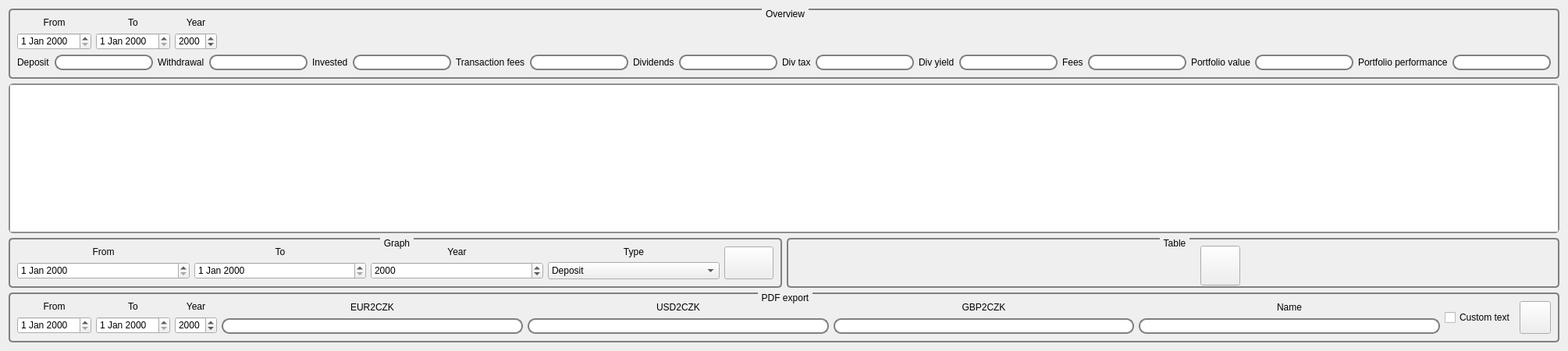
        <widget class="QWidget" name="tabOverviewMain">
         <attribute name="title">
          <string>Overview</string>
         </attribute>
         <layout class="QVBoxLayout" name="verticalLayout_19">
          <item>
           <widget class="QGroupBox" name="groupBox_2">
            <property name="styleSheet">
             <string notr="true">QGroupBox {
    background-color: qlineargradient(x1: 0, y1: 0, x2: 0, y2: 1,
                                      stop: 0 #E0E0E0, stop: 1 #FFFFFF);
    border: 2px solid gray;
    border-radius: 5px;
    margin-top: 1ex; /* leave space at the top for the title */
}

QGroupBox::title {
    subcontrol-origin: margin;
    subcontrol-position: top center; /* position at the top center */
    padding: 0 3px;
}</string>
            </property>
            <property name="title">
             <string>Overview</string>
            </property>
            <layout class="QVBoxLayout" name="verticalLayout_9">
             <item>
              <layout class="QHBoxLayout" name="horizontalLayout_9">
               <item>
                <layout class="QVBoxLayout" name="verticalLayout_8">
                 <item>
                  <widget class="QLabel" name="label_14">
                   <property name="text">
                    <string>From</string>
                   </property>
                   <property name="alignment">
                    <set>Qt::AlignCenter</set>
                   </property>
                  </widget>
                 </item>
                 <item>
                  <widget class="QDateEdit" name="deOverviewFrom"/>
                 </item>
                </layout>
               </item>
               <item>
                <layout class="QVBoxLayout" name="verticalLayout_7">
                 <item>
                  <widget class="QLabel" name="label_13">
                   <property name="text">
                    <string>To</string>
                   </property>
                   <property name="alignment">
                    <set>Qt::AlignCenter</set>
                   </property>
                  </widget>
                 </item>
                 <item>
                  <widget class="QDateEdit" name="deOverviewTo"/>
                 </item>
                </layout>
               </item>
               <item>
                <layout class="QVBoxLayout" name="verticalLayout_10">
                 <item>
                  <widget class="QLabel" name="label_15">
                   <property name="text">
                    <string>Year</string>
                   </property>
                   <property name="alignment">
                    <set>Qt::AlignCenter</set>
                   </property>
                  </widget>
                 </item>
                 <item>
                  <widget class="QDateEdit" name="deOverviewYear">
                   <property name="displayFormat">
                    <string>yyyy</string>
                   </property>
                  </widget>
                 </item>
                </layout>
               </item>
               <item>
                <spacer name="horizontalSpacer_2">
                 <property name="orientation">
                  <enum>Qt::Horizontal</enum>
                 </property>
                 <property name="sizeHint" stdset="0">
                  <size>
                   <width>40</width>
                   <height>20</height>
                  </size>
                 </property>
                </spacer>
               </item>
              </layout>
             </item>
             <item>
              <layout class="QHBoxLayout" name="horizontalLayout_17">
               <item>
                <layout class="QHBoxLayout" name="horizontalLayout_4">
                 <item>
                  <widget class="QLabel" name="label_3">
                   <property name="styleSheet">
                    <string notr="true"/>
                   </property>
                   <property name="text">
                    <string>Deposit</string>
                   </property>
                  </widget>
                 </item>
                 <item>
                  <widget class="QLineEdit" name="leDeposit">
                   <property name="styleSheet">
                    <string notr="true">QLineEdit {
    border: 2px solid gray;
    border-radius: 10px;
    padding: 0 8px;
    selection-background-color: darkgray;
}</string>
                   </property>
                  </widget>
                 </item>
                </layout>
               </item>
               <item>
                <widget class="QLabel" name="label">
                 <property name="text">
                  <string>Withdrawal</string>
                 </property>
                </widget>
               </item>
               <item>
                <widget class="QLineEdit" name="leWithdrawal">
                 <property name="styleSheet">
                  <string notr="true">QLineEdit {
    border: 2px solid gray;
    border-radius: 10px;
    padding: 0 8px;
    selection-background-color: darkgray;
}</string>
                 </property>
                </widget>
               </item>
               <item>
                <layout class="QHBoxLayout" name="horizontalLayout_5">
                 <item>
                  <widget class="QLabel" name="label_4">
                   <property name="text">
                    <string>Invested</string>
                   </property>
                  </widget>
                 </item>
                 <item>
                  <widget class="QLineEdit" name="leInvested">
                   <property name="styleSheet">
                    <string notr="true">QLineEdit {
    border: 2px solid gray;
    border-radius: 10px;
    padding: 0 8px;
    selection-background-color: darkgray;
}

</string>
                   </property>
                  </widget>
                 </item>
                </layout>
               </item>
               <item>
                <layout class="QHBoxLayout" name="horizontalLayout_15">
                 <item>
                  <widget class="QLabel" name="label_24">
                   <property name="text">
                    <string>Transaction fees</string>
                   </property>
                  </widget>
                 </item>
                 <item>
                  <widget class="QLineEdit" name="leTransactionFee">
                   <property name="styleSheet">
                    <string notr="true">QLineEdit {
    border: 2px solid gray;
    border-radius: 10px;
    padding: 0 8px;
    selection-background-color: darkgray;
}</string>
                   </property>
                  </widget>
                 </item>
                </layout>
               </item>
               <item>
                <layout class="QHBoxLayout" name="horizontalLayout_7">
                 <item>
                  <widget class="QLabel" name="label_6">
                   <property name="text">
                    <string>Dividends</string>
                   </property>
                  </widget>
                 </item>
                 <item>
                  <widget class="QLineEdit" name="leDividends">
                   <property name="styleSheet">
                    <string notr="true">QLineEdit {
    border: 2px solid gray;
    border-radius: 10px;
    padding: 0 8px;
    selection-background-color: darkgray;
}</string>
                   </property>
                  </widget>
                 </item>
                </layout>
               </item>
               <item>
                <layout class="QHBoxLayout" name="horizontalLayout_11">
                 <item>
                  <widget class="QLabel" name="label_11">
                   <property name="text">
                    <string>Div tax</string>
                   </property>
                  </widget>
                 </item>
                 <item>
                  <widget class="QLineEdit" name="leDivTax">
                   <property name="styleSheet">
                    <string notr="true">QLineEdit {
    border: 2px solid gray;
    border-radius: 10px;
    padding: 0 8px;
    selection-background-color: darkgray;
}</string>
                   </property>
                  </widget>
                 </item>
                </layout>
               </item>
               <item>
                <layout class="QHBoxLayout" name="horizontalLayout_13">
                 <item>
                  <widget class="QLabel" name="label_28">
                   <property name="text">
                    <string>Div yield</string>
                   </property>
                  </widget>
                 </item>
                 <item>
                  <widget class="QLineEdit" name="leDY">
                   <property name="styleSheet">
                    <string notr="true">QLineEdit {
    border: 2px solid gray;
    border-radius: 10px;
    padding: 0 8px;
    selection-background-color: darkgray;
}</string>
                   </property>
                  </widget>
                 </item>
                </layout>
               </item>
               <item>
                <layout class="QHBoxLayout" name="horizontalLayout_12">
                 <item>
                  <widget class="QLabel" name="label_12">
                   <property name="text">
                    <string>Fees</string>
                   </property>
                  </widget>
                 </item>
                 <item>
                  <widget class="QLineEdit" name="leFees">
                   <property name="styleSheet">
                    <string notr="true">QLineEdit {
    border: 2px solid gray;
    border-radius: 10px;
    padding: 0 8px;
    selection-background-color: darkgray;
}</string>
                   </property>
                  </widget>
                 </item>
                </layout>
               </item>
               <item>
                <layout class="QHBoxLayout" name="horizontalLayout_6">
                 <item>
                  <widget class="QLabel" name="label_5">
                   <property name="text">
                    <string>Portfolio value</string>
                   </property>
                  </widget>
                 </item>
                 <item>
                  <widget class="QLineEdit" name="lePortfolio">
                   <property name="styleSheet">
                    <string notr="true">QLineEdit {
    border: 2px solid gray;
    border-radius: 10px;
    padding: 0 8px;
    selection-background-color: darkgray;
}</string>
                   </property>
                  </widget>
                 </item>
                </layout>
               </item>
               <item>
                <layout class="QHBoxLayout" name="horizontalLayout_8">
                 <item>
                  <widget class="QLabel" name="label_7">
                   <property name="text">
                    <string>Portfolio performance</string>
                   </property>
                  </widget>
                 </item>
                 <item>
                  <widget class="QLineEdit" name="lePerformance">
                   <property name="styleSheet">
                    <string notr="true">QLineEdit {
    border: 2px solid gray;
    border-radius: 10px;
    padding: 0 8px;
    selection-background-color: darkgray;
}</string>
                   </property>
                  </widget>
                 </item>
                </layout>
               </item>
              </layout>
             </item>
            </layout>
           </widget>
          </item>
          <item>
           <widget class="QTableWidget" name="tableOverview">
            <property name="styleSheet">
             <string notr="true">QTableWidget {
    border: 2px solid #8f8f91;
    border-radius: 6px;
    background-color: qlineargradient(x1: 0, y1: 0, x2: 0, y2: 1,
                                      stop: 0 #f6f7fa, stop: 1 #dadbde);
	selection-background-color: gray;
    alternate-background-color: #dadbde;
}</string>
            </property>
           </widget>
          </item>
          <item>
           <layout class="QHBoxLayout" name="horizontalLayout_10">
            <item>
             <widget class="QGroupBox" name="groupBox">
              <property name="minimumSize">
               <size>
                <width>0</width>
                <height>0</height>
               </size>
              </property>
              <property name="maximumSize">
               <size>
                <width>16777215</width>
                <height>16777215</height>
               </size>
              </property>
              <property name="styleSheet">
               <string notr="true">QGroupBox {
    background-color: qlineargradient(x1: 0, y1: 0, x2: 0, y2: 1,
                                      stop: 0 #E0E0E0, stop: 1 #FFFFFF);
    border: 2px solid gray;
    border-radius: 5px;
    margin-top: 1ex; /* leave space at the top for the title */
}

QGroupBox::title {
    subcontrol-origin: margin;
    subcontrol-position: top center; /* position at the top center */
    padding: 0 3px;
}</string>
              </property>
              <property name="title">
               <string>Graph</string>
              </property>
              <layout class="QHBoxLayout" name="horizontalLayout_16">
               <item>
                <layout class="QVBoxLayout" name="verticalLayout_4">
                 <item>
                  <widget class="QLabel" name="label_8">
                   <property name="text">
                    <string>From</string>
                   </property>
                   <property name="alignment">
                    <set>Qt::AlignCenter</set>
                   </property>
                  </widget>
                 </item>
                 <item>
                  <widget class="QDateEdit" name="deGraphFrom"/>
                 </item>
                </layout>
               </item>
               <item>
                <layout class="QVBoxLayout" name="verticalLayout_5">
                 <item>
                  <widget class="QLabel" name="label_9">
                   <property name="text">
                    <string>To</string>
                   </property>
                   <property name="alignment">
                    <set>Qt::AlignCenter</set>
                   </property>
                  </widget>
                 </item>
                 <item>
                  <widget class="QDateEdit" name="deGraphTo"/>
                 </item>
                </layout>
               </item>
               <item>
                <layout class="QVBoxLayout" name="verticalLayout_11">
                 <item>
                  <widget class="QLabel" name="label_16">
                   <property name="text">
                    <string>Year</string>
                   </property>
                   <property name="alignment">
                    <set>Qt::AlignCenter</set>
                   </property>
                  </widget>
                 </item>
                 <item>
                  <widget class="QDateEdit" name="deGraphYear">
                   <property name="displayFormat">
                    <string>yyyy</string>
                   </property>
                  </widget>
                 </item>
                </layout>
               </item>
               <item>
                <layout class="QVBoxLayout" name="verticalLayout_6">
                 <item>
                  <widget class="QLabel" name="label_10">
                   <property name="text">
                    <string>Type</string>
                   </property>
                   <property name="alignment">
                    <set>Qt::AlignCenter</set>
                   </property>
                  </widget>
                 </item>
                 <item>
                  <widget class="QComboBox" name="cmGraphType">
                   <item>
                    <property name="text">
                     <string>Deposit</string>
                    </property>
                   </item>
                   <item>
                    <property name="text">
                     <string>Invested</string>
                    </property>
                   </item>
                   <item>
                    <property name="text">
                     <string>Dividends</string>
                    </property>
                   </item>
                  </widget>
                 </item>
                </layout>
               </item>
               <item>
                <widget class="QPushButton" name="pbShowGraph">
                 <property name="minimumSize">
                  <size>
                   <width>0</width>
                   <height>42</height>
                  </size>
                 </property>
                 <property name="maximumSize">
                  <size>
                   <width>63</width>
                   <height>16777215</height>
                  </size>
                 </property>
                 <property name="toolTip">
                  <string>Show graph</string>
                 </property>
                 <property name="styleSheet">
                  <string notr="true">border-image:url(:/images/graph.png);</string>
                 </property>
                </widget>
               </item>
              </layout>
             </widget>
            </item>
            <item>
             <widget class="QGroupBox" name="groupBox_4">
              <property name="styleSheet">
               <string notr="true">QGroupBox {
    background-color: qlineargradient(x1: 0, y1: 0, x2: 0, y2: 1,
                                      stop: 0 #E0E0E0, stop: 1 #FFFFFF);
    border: 2px solid gray;
    border-radius: 5px;
    margin-top: 1ex; /* leave space at the top for the title */
}

QGroupBox::title {
    subcontrol-origin: margin;
    subcontrol-position: top center; /* position at the top center */
    padding: 0 3px;
}</string>
              </property>
              <property name="title">
               <string>Table</string>
              </property>
              <widget class="QPushButton" name="pbAddRecord">
               <property name="geometry">
                <rect>
                 <x>530</x>
                 <y>10</y>
                 <width>51</width>
                 <height>51</height>
                </rect>
               </property>
               <property name="minimumSize">
                <size>
                 <width>0</width>
                 <height>0</height>
                </size>
               </property>
               <property name="toolTip">
                <string>Add record</string>
               </property>
               <property name="styleSheet">
                <string notr="true">QPushButton {
	border-image:url(:/images/addProperty.png);
}

</string>
               </property>
               <property name="text">
                <string/>
               </property>
               <property name="iconSize">
                <size>
                 <width>32</width>
                 <height>24</height>
                </size>
               </property>
              </widget>
             </widget>
            </item>
           </layout>
          </item>
          <item>
           <widget class="QGroupBox" name="groupBox_3">
            <property name="styleSheet">
             <string notr="true">QGroupBox {
    background-color: qlineargradient(x1: 0, y1: 0, x2: 0, y2: 1,
                                      stop: 0 #E0E0E0, stop: 1 #FFFFFF);
    border: 2px solid gray;
    border-radius: 5px;
    margin-top: 1ex; /* leave space at the top for the title */
}

QGroupBox::title {
    subcontrol-origin: margin;
    subcontrol-position: top center; /* position at the top center */
    padding: 0 3px;
}</string>
            </property>
            <property name="title">
             <string>PDF export</string>
            </property>
            <layout class="QHBoxLayout" name="horizontalLayout_2">
             <item>
              <layout class="QVBoxLayout" name="verticalLayout_16">
               <item>
                <widget class="QLabel" name="label_21">
                 <property name="text">
                  <string>From</string>
                 </property>
                 <property name="alignment">
                  <set>Qt::AlignCenter</set>
                 </property>
                </widget>
               </item>
               <item>
                <widget class="QDateEdit" name="dePDFFrom"/>
               </item>
              </layout>
             </item>
             <item>
              <layout class="QVBoxLayout" name="verticalLayout_15">
               <item>
                <widget class="QLabel" name="label_20">
                 <property name="text">
                  <string>To</string>
                 </property>
                 <property name="alignment">
                  <set>Qt::AlignCenter</set>
                 </property>
                </widget>
               </item>
               <item>
                <widget class="QDateEdit" name="dePDFTo"/>
               </item>
              </layout>
             </item>
             <item>
              <layout class="QVBoxLayout" name="verticalLayout_14">
               <item>
                <widget class="QLabel" name="label_19">
                 <property name="text">
                  <string>Year</string>
                 </property>
                 <property name="alignment">
                  <set>Qt::AlignCenter</set>
                 </property>
                </widget>
               </item>
               <item>
                <widget class="QDateEdit" name="dePDFYear">
                 <property name="displayFormat">
                  <string>yyyy</string>
                 </property>
                </widget>
               </item>
              </layout>
             </item>
             <item>
              <layout class="QVBoxLayout" name="verticalLayout_17">
               <item>
                <widget class="QLabel" name="label_22">
                 <property name="text">
                  <string>EUR2CZK</string>
                 </property>
                 <property name="alignment">
                  <set>Qt::AlignCenter</set>
                 </property>
                </widget>
               </item>
               <item>
                <widget class="QLineEdit" name="lePDFEUR2CZK">
                 <property name="styleSheet">
                  <string notr="true">QLineEdit {
    border: 2px solid gray;
    border-radius: 10px;
    padding: 0 8px;
    selection-background-color: darkgray;
}</string>
                 </property>
                </widget>
               </item>
              </layout>
             </item>
             <item>
              <layout class="QVBoxLayout" name="verticalLayout_18">
               <item>
                <widget class="QLabel" name="label_23">
                 <property name="text">
                  <string>USD2CZK</string>
                 </property>
                 <property name="alignment">
                  <set>Qt::AlignCenter</set>
                 </property>
                </widget>
               </item>
               <item>
                <widget class="QLineEdit" name="lePDFUSD2CZK">
                 <property name="styleSheet">
                  <string notr="true">QLineEdit {
    border: 2px solid gray;
    border-radius: 10px;
    padding: 0 8px;
    selection-background-color: darkgray;
}</string>
                 </property>
                </widget>
               </item>
              </layout>
             </item>
             <item>
              <layout class="QVBoxLayout" name="verticalLayout_20">
               <item>
                <widget class="QLabel" name="label_25">
                 <property name="text">
                  <string>GBP2CZK</string>
                 </property>
                 <property name="alignment">
                  <set>Qt::AlignCenter</set>
                 </property>
                </widget>
               </item>
               <item>
                <widget class="QLineEdit" name="lePDFGBP2CZK">
                 <property name="styleSheet">
                  <string notr="true">QLineEdit {
    border: 2px solid gray;
    border-radius: 10px;
    padding: 0 8px;
    selection-background-color: darkgray;
}</string>
                 </property>
                </widget>
               </item>
              </layout>
             </item>
             <item>
              <layout class="QVBoxLayout" name="verticalLayout_12">
               <item>
                <widget class="QLabel" name="label_17">
                 <property name="text">
                  <string>Name</string>
                 </property>
                 <property name="alignment">
                  <set>Qt::AlignCenter</set>
                 </property>
                </widget>
               </item>
               <item>
                <widget class="QLineEdit" name="lePDFName">
                 <property name="styleSheet">
                  <string notr="true">QLineEdit {
    border: 2px solid gray;
    border-radius: 10px;
    padding: 0 8px;
    selection-background-color: darkgray;
}</string>
                 </property>
                </widget>
               </item>
              </layout>
             </item>
             <item>
              <widget class="QCheckBox" name="cbPDFCustomText">
               <property name="text">
                <string>Custom text</string>
               </property>
              </widget>
             </item>
             <item>
              <layout class="QVBoxLayout" name="verticalLayout_13"/>
             </item>
             <item>
              <widget class="QPushButton" name="pbPDFExport">
               <property name="minimumSize">
                <size>
                 <width>38</width>
                 <height>42</height>
                </size>
               </property>
               <property name="toolTip">
                <string>PDF export</string>
               </property>
               <property name="styleSheet">
                <string notr="true">border-image:url(:/images/pdf.png);</string>
               </property>
              </widget>
             </item>
            </layout>
           </widget>
          </item>
         </layout>
        </widget>
